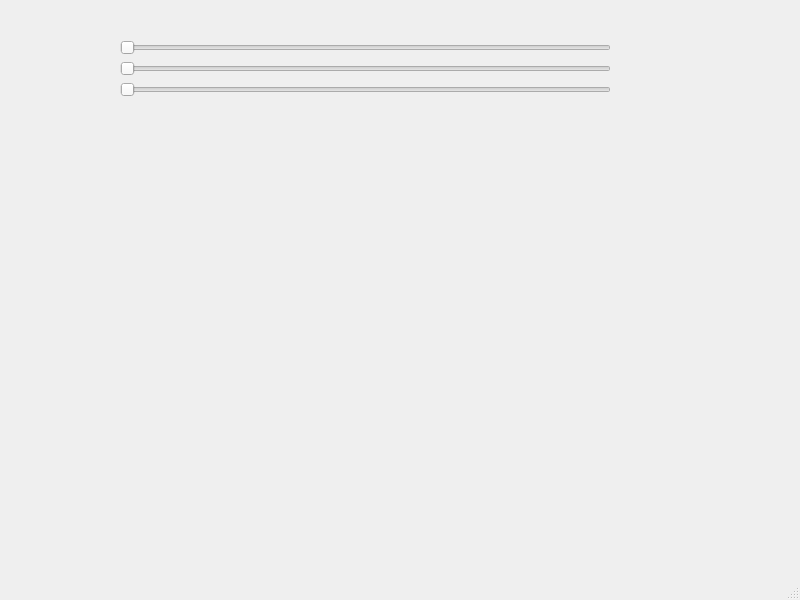
<?xml version="1.0" encoding="UTF-8"?>
<ui version="4.0">
 <class>MainWindow</class>
 <widget class="QMainWindow" name="MainWindow">
  <property name="geometry">
   <rect>
    <x>0</x>
    <y>0</y>
    <width>800</width>
    <height>600</height>
   </rect>
  </property>
  <property name="windowTitle">
   <string>MainWindow</string>
  </property>
  <widget class="QWidget" name="centralwidget">
   <widget class="QWidget" name="">
    <property name="geometry">
     <rect>
      <x>120</x>
      <y>40</y>
      <width>491</width>
      <height>59</height>
     </rect>
    </property>
    <layout class="QVBoxLayout" name="verticalLayout">
     <item>
      <widget class="QSlider" name="horizontalSlider">
       <property name="maximum">
        <number>255</number>
       </property>
       <property name="orientation">
        <enum>Qt::Horizontal</enum>
       </property>
      </widget>
     </item>
     <item>
      <widget class="QSlider" name="horizontalSlider_2">
       <property name="maximum">
        <number>255</number>
       </property>
       <property name="orientation">
        <enum>Qt::Horizontal</enum>
       </property>
      </widget>
     </item>
     <item>
      <widget class="QSlider" name="horizontalSlider_3">
       <property name="maximum">
        <number>255</number>
       </property>
       <property name="orientation">
        <enum>Qt::Horizontal</enum>
       </property>
      </widget>
     </item>
    </layout>
   </widget>
  </widget>
  <widget class="QMenuBar" name="menubar">
   <property name="geometry">
    <rect>
     <x>0</x>
     <y>0</y>
     <width>800</width>
     <height>20</height>
    </rect>
   </property>
  </widget>
  <widget class="QStatusBar" name="statusbar"/>
 </widget>
 <resources/>
 <connections/>
</ui>
